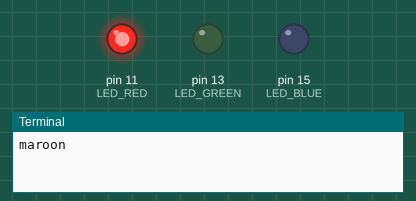
Simulated run of this program. Board: Raspberry Pi (header pin numbers). On the bench: output pins drawn as LEDs (lit = HIGH), the last lines printed to the terminal.

Above: at 0.1 s.
At 20.1 s:
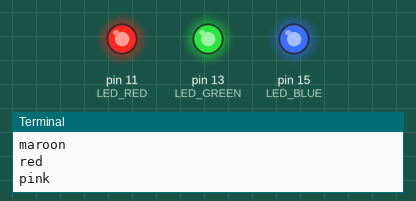
At 30.1 s:
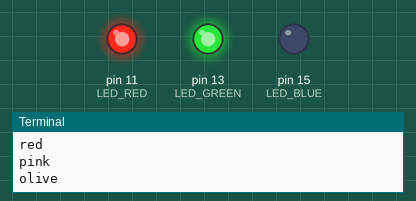
At 60.1 s:
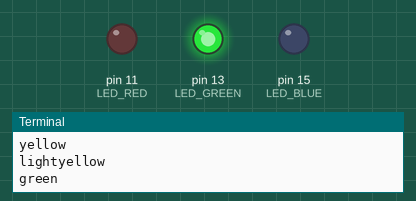
At 90.1 s:
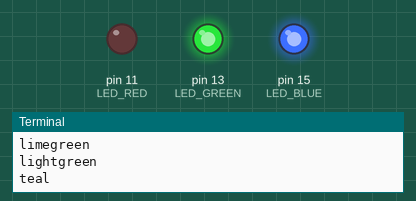
At 120.1 s:
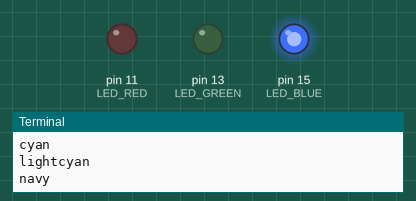
Timing chart, 0 to 121.6 s (numbered marks = the images above):
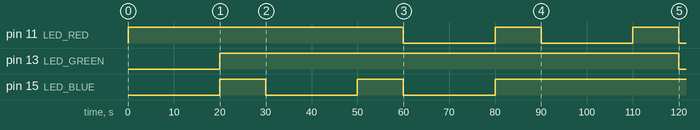

The program:

LedBorg.py
```python
#!/usr/bin/env python
import time
import sys
import RPi.GPIO as GPIO
#GPIO.setmode(GPIO.BCM)
GPIO.setmode(GPIO.BOARD)
GPIO.setwarnings(False)

# 11, 13, 15
# 17,21/27,22

BCM=False

# Set which GPIO pins the LED outputs are connected to
LED_RED = 11
LED_GREEN = 13
LED_BLUE = 15

if BCM:
    LED_RED = 17
    if GPIO.RPI_REVISION == 1:
        LED_GREEN = 21                      # Rev 1 boards
    else:
        LED_GREEN = 27                      # Rev 2 boards
    LED_BLUE = 22

# Set all of the LED pins as output pins
GPIO.setup(LED_RED, GPIO.OUT)
GPIO.setup(LED_GREEN, GPIO.OUT)
GPIO.setup(LED_BLUE, GPIO.OUT)


class LedBorg:

    colours = {"maroon":"100",
               "red":"200",
               "pink":"211",
               "olive":"110",
               "yellow":"220",
               "lightyellow":"221",
               "green":"010",
               "limegreen":"020",
               "lightgreen":"121",
               "teal":"011",
               "cyan":"022",
               "lightcyan":"122",
               "navy":"001",
               "blue":"002",
               "lightblue":"112",
               "purple":"101",
               "magenta":"202",
               "fuchsiapink":"212",
               "black":"000",
               "grey":"111",
               "white":"222",
               "azure":"012",
               "violet":"102",
               "brightpink":"201",
               "chartreuse":"120",
               "guppiegreen":"021",
               "orange":"210"}

    def show(self,name="red"):

        # Determine the pin levels
        red = GPIO.LOW
        green = GPIO.LOW
        blue = GPIO.LOW
        colour = self.colours[name]
        if len(colour) > 0:
            if colour[0] == '1' or colour[0] == '2':
                red = GPIO.HIGH
        if len(colour) > 1:
            if colour[1] == '1' or colour[1] == '2':
                green = GPIO.HIGH
        if len(colour) > 2:
            if colour[2] == '1' or colour[2] == '2':
                blue = GPIO.HIGH

        # Apply the pin levels to the correct pins
        GPIO.output(LED_RED, red)
        GPIO.output(LED_GREEN, green)
        GPIO.output(LED_BLUE, blue)

        # """Show the given colour"""
        # # Open the LedBorg driver
        # dev = open('/dev/ledborg', 'w')
        # # Set LedBorg to the new colour
        # dev.write(self.colours[colour])
        # # Close
        # dev.close()

if __name__ == "__main__":
    lb = LedBorg()
    while True:
        for colour in lb.colours:
            print colour
            lb.show(colour)
            time.sleep(10)
```

Measured:
- by itself, pin 11 (LED_RED): repeats every 30.0 s: LOW 20.0 s, HIGH 10.0 s
- by itself, pin 13 (LED_GREEN): LOW → HIGH at 20.0 s, → LOW 100 s later
- by itself, pin 15 (LED_BLUE): alternates HIGH for 10.0 s and LOW for 20.0 s, 5 changes in all, then stays HIGH
